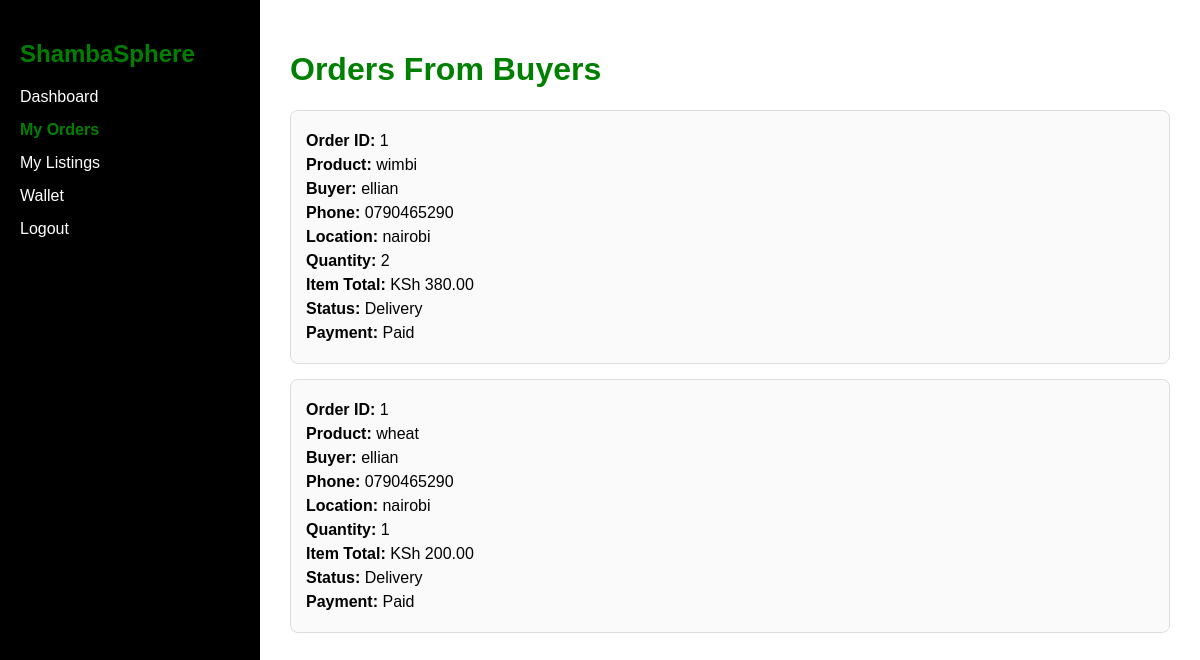
The app's page /farmer-orders/ (signed in), older data.
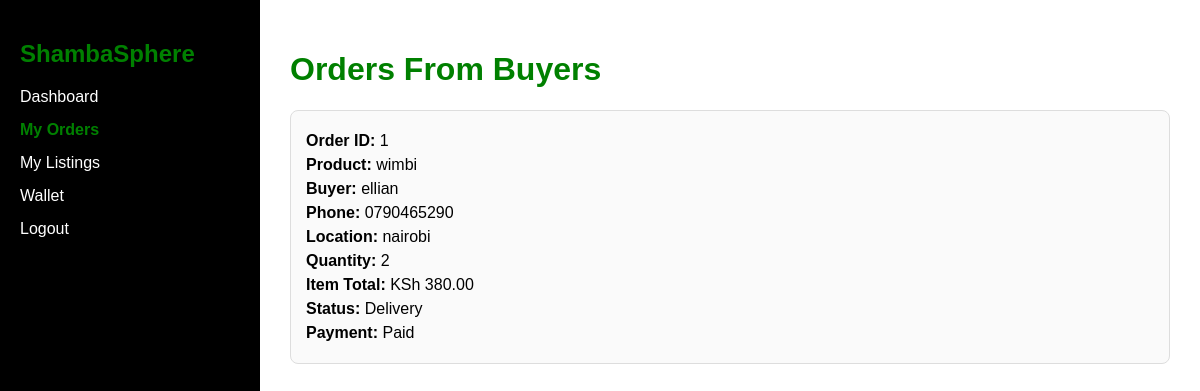
The same page, newer data.
### myapp/models.py (models this page shows, shortened)
class OrderItem(models.Model):
    order = models.ForeignKey(Order, on_delete=models.CASCADE, related_name="items")
    produce = models.ForeignKey(Produce, on_delete=models.CASCADE)
    farmer = models.ForeignKey(FarmerProfile, on_delete=models.CASCADE)
    quantity = models.PositiveIntegerField()
    price = models.DecimalField(max_digits=10, decimal_places=2)
    status = models.CharField(
        max_length=20,
        choices=[
            ("Pending", "Pending"),
            ("Paid", "Paid"),
            ("Delivery", "Delivery"),
            ("Completed", "Completed"),
        ],
        default="Pending"
    )
    created_at = models.DateTimeField(auto_now_add=True)

class Order(models.Model):
    buyer = models.ForeignKey(User, on_delete=models.CASCADE)
    reference = models.CharField(max_length=100, blank=True, null=True)
    phone = models.CharField(max_length=20)
    location = models.CharField(max_length=255)
    delivery_fee = models.DecimalField(max_digits=10, decimal_places=2, default=0.00)
    total_amount = models.DecimalField(max_digits=10, decimal_places=2)
    payment_status = models.CharField(
        max_length=20,
        choices=[
            ("Pending", "Pending"),
            ("Paid", "Paid"),
        ],
        default="Pending"
    )
    created_at = models.DateTimeField(auto_now_add=True)

class Produce(models.Model):
    farmer = models.ForeignKey(FarmerProfile, on_delete=models.CASCADE)
    name = models.CharField(max_length=100)
    quantity = models.FloatField()
    price = models.DecimalField(max_digits=10, decimal_places=2)
    image = models.ImageField(upload_to='produce_images/')
    status = models.CharField(max_length=20, default='Available')
    created_at = models.DateTimeField(auto_now_add=True)

### myapp/views.py (the view)
# urls.py: path('farmer-orders/', views.farmer_orders, name='farmer_orders'),
@login_required
def farmer_orders(request):
    try:
        farmer = FarmerProfile.objects.get(user=request.user)
    except FarmerProfile.DoesNotExist:
        return redirect("farmer_register")
    orders = OrderItem.objects.filter(
        farmer=farmer
    ).select_related(
        "order", "produce", "order__buyer"
    ).order_by("-order__created_at")
    context = {
        "orders": orders
    }
    return render(request, "farmer-orders.html", context)

### myapp/templates/farmer-orders.html (shortened to what this page needs)
{% load static %}
<!DOCTYPE html>
<html lang="en">
<head>
    <link rel="stylesheet" href="{% static 'css/farmer-orders.css' %}">
</head>
<body>
<div class="dashboard">
    <div class="sidebar">
        <h2>ShambaSphere</h2>
        <ul>
            <li><a href="{% url 'farmer_dashboard' %}">Dashboard</a></li>
            <li><a href="{% url 'farmer_orders' %}" class="active">My Orders</a></li>
            <li><a href="#">My Listings</a></li>
            <li><a href="#">Wallet</a></li>
            <li><a href="{% url 'logout' %}">Logout</a></li>
        </ul>
    </div>
    <div class="main-content">
        <h1>Orders From Buyers</h1>
        {% for item in orders %}
        <div class="card">
            <p><strong>Order ID:</strong> {{ item.order.id }}</p>
            <p><strong>Product:</strong> {{ item.produce.name }}</p>
            <p><strong>Buyer:</strong> {{ item.order.buyer.username }}</p>
            <p><strong>Phone:</strong> {{ item.order.phone }}</p>
            <p><strong>Location:</strong> {{ item.order.location }}</p>
            <p><strong>Quantity:</strong> {{ item.quantity }}</p>
            <p><strong>Item Total:</strong> KSh {{ item.price }}</p>
            <p><strong>Status:</strong> {{ item.status }}</p>
            <p><strong>Payment:</strong> {{ item.order.payment_status }}</p>
        </div>
        {% empty %}
        <p>No orders yet.</p>
        {% endfor %}
    </div>
</div>
</body>
</html>

### myapp/static/css/farmer-orders.css (style rules this page uses)
body { margin: 0; font-family: Arial, sans-serif; background: #f5f5f5; }
.dashboard { display: flex; min-height: 100vh; }
.sidebar { width: 220px; background: black; color: white; padding: 20px; }
.sidebar h2 { color: green; }
.sidebar ul { list-style: none; padding: 0; }
.sidebar ul li { margin: 15px 0; }
.sidebar ul li a { color: white; text-decoration: none; }
.sidebar ul li a.active, .sidebar ul li a:hover { color: green; font-weight: bold; }
.main-content { flex: 1; padding: 30px; background: white; }
h1 { color: green; }
.card { border: 1px solid #ddd; padding: 15px; margin-top: 15px; border-radius: 8px; background: #fafafa; }
.card p { margin: 6px 0; }

Row changes from the older to the newer data that the page shows:
removed OrderItem: order.id "1", produce.name "wheat", order.buyer.username "ellian", order.phone "0790465290", order.location "nairobi", quantity "1", price "200.00", status "Delivery", order.payment_status "Paid"
